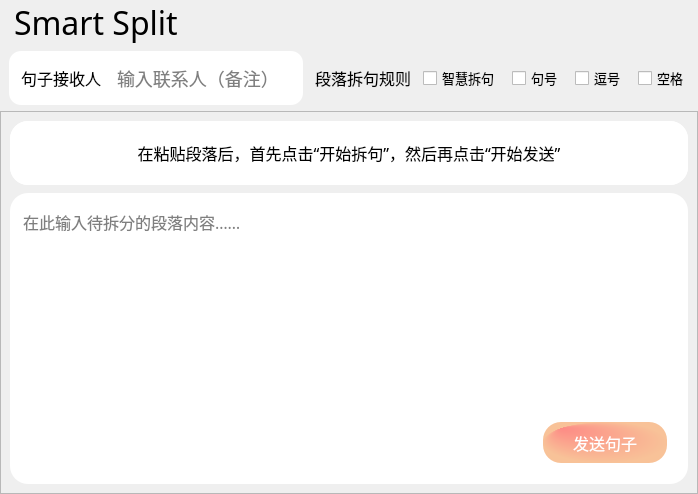
            <widget class="QWidget" name="page_2">
             <layout class="QHBoxLayout" name="horizontalLayout_211">
              <property name="spacing">
               <number>0</number>
              </property>
              <property name="leftMargin">
               <number>0</number>
              </property>
              <property name="topMargin">
               <number>0</number>
              </property>
              <property name="rightMargin">
               <number>0</number>
              </property>
              <property name="bottomMargin">
               <number>0</number>
              </property>
              <item>
               <widget class="QWidget" name="verticalWidget_3" native="true">
                <property name="sizePolicy">
                 <sizepolicy hsizetype="Expanding" vsizetype="Expanding">
                  <horstretch>0</horstretch>
                  <verstretch>0</verstretch>
                 </sizepolicy>
                </property>
                <layout class="QVBoxLayout" name="verticalLayout_12" stretch="0,0,0">
                 <property name="spacing">
                  <number>0</number>
                 </property>
                 <property name="leftMargin">
                  <number>0</number>
                 </property>
                 <property name="topMargin">
                  <number>0</number>
                 </property>
                 <property name="rightMargin">
                  <number>0</number>
                 </property>
                 <property name="bottomMargin">
                  <number>0</number>
                 </property>
                 <item>
                  <widget class="QLabel" name="Split_Title">
                   <property name="font">
                    <font>
                     <family>微软雅黑</family>
                     <pointsize>24</pointsize>
                     <weight>50</weight>
                     <bold>false</bold>
                    </font>
                   </property>
                   <property name="styleSheet">
                    <string notr="true">QLabel {
    color: rgb(0, 0, 0);
	padding-left:6px;
}</string>
                   </property>
                   <property name="text">
                    <string>Smart Split</string>
                   </property>
                  </widget>
                 </item>
                 <item>
                  <layout class="QHBoxLayout" name="horizontalLayout_18">
                   <property name="spacing">
                    <number>12</number>
                   </property>
                   <property name="leftMargin">
                    <number>9</number>
                   </property>
                   <property name="topMargin">
                    <number>6</number>
                   </property>
                   <property name="rightMargin">
                    <number>9</number>
                   </property>
                   <property name="bottomMargin">
                    <number>6</number>
                   </property>
                   <item>
                    <widget class="QFrame" name="frame_46">
                     <property name="sizePolicy">
                      <sizepolicy hsizetype="Preferred" vsizetype="Preferred">
                       <horstretch>0</horstretch>
                       <verstretch>0</verstretch>
                      </sizepolicy>
                     </property>
                     <property name="minimumSize">
                      <size>
                       <width>260</width>
                       <height>54</height>
                      </size>
                     </property>
                     <property name="maximumSize">
                      <size>
                       <width>16777215</width>
                       <height>16777215</height>
                      </size>
                     </property>
                     <property name="styleSheet">
                      <string notr="true">background-color: rgb(255, 255, 255);
border-radius:12px</string>
                     </property>
                     <property name="frameShape">
                      <enum>QFrame::StyledPanel</enum>
                     </property>
                     <property name="frameShadow">
                      <enum>QFrame::Raised</enum>
                     </property>
                     <layout class="QHBoxLayout" name="horizontalLayout_15">
                      <property name="spacing">
                       <number>12</number>
                      </property>
                      <property name="leftMargin">
                       <number>12</number>
                      </property>
                      <property name="topMargin">
                       <number>0</number>
                      </property>
                      <property name="rightMargin">
                       <number>12</number>
                      </property>
                      <property name="bottomMargin">
                       <number>0</number>
                      </property>
                      <item>
                       <widget class="QLabel" name="label_4">
                        <property name="font">
                         <font>
                          <family>微软雅黑</family>
                          <pointsize>12</pointsize>
                          <weight>50</weight>
                          <bold>false</bold>
                         </font>
                        </property>
                        <property name="styleSheet">
                         <string notr="true">QLabel {
    color: rgb(0, 0, 0);
}</string>
                        </property>
                        <property name="text">
                         <string>句子接收人</string>
                        </property>
                       </widget>
                      </item>
                      <item>
                       <widget class="QLineEdit" name="SplitReceiver_lineEdit">
                        <property name="minimumSize">
                         <size>
                          <width>0</width>
                          <height>32</height>
                         </size>
                        </property>
                        <property name="font">
                         <font>
                          <family>微软雅黑</family>
                          <pointsize>-1</pointsize>
                         </font>
                        </property>
                        <property name="styleSheet">
                         <string notr="true">QLineEdit {
    color: rgb(0, 0, 0);
    border: none;
    padding: 2px;
    font-size: 18px;
}

QLineEdit::placeholder {
    color: rgb(150, 150, 150);
}

QLineEdit:hover {
    border-color: rgb(35, 26, 132);
}</string>
                        </property>
                        <property name="placeholderText">
                         <string>输入联系人（备注）</string>
                        </property>
                       </widget>
                      </item>
                     </layout>
                    </widget>
                   </item>
                   <item>
                    <layout class="QHBoxLayout" name="horizontalLayout_16">
                     <property name="spacing">
                      <number>12</number>
                     </property>
                     <item>
                      <widget class="QLabel" name="label_10">
                       <property name="font">
                        <font>
                         <family>微软雅黑</family>
                         <pointsize>12</pointsize>
                         <weight>50</weight>
                         <bold>false</bold>
                        </font>
                       </property>
                       <property name="styleSheet">
                        <string notr="true">QLabel {
	background-color: transparent;
	color: rgb(0, 0, 0);
}</string>
                       </property>
                       <property name="text">
                        <string>段落拆句规则</string>
                       </property>
                      </widget>
                     </item>
                     <item>
                      <widget class="QCheckBox" name="checkBox_Ai">
                       <property name="font">
                        <font>
                         <family>微软雅黑</family>
                         <pointsize>10</pointsize>
                        </font>
                       </property>
                       <property name="styleSheet">
                        <string notr="true">QCheckBox {
    color: rgb(0, 0, 0);
}</string>
                       </property>
                       <property name="text">
                        <string>智慧拆句</string>
                       </property>
                       <property name="icon">
                        <iconset>
                         <normaloff>resources/img/page2/page2_智慧拆句.svg</normaloff>resources/img/page2/page2_智慧拆句.svg</iconset>
                       </property>
                      </widget>
                     </item>
                     <item>
                      <widget class="QCheckBox" name="checkBox_period">
                       <property name="font">
                        <font>
                         <family>微软雅黑</family>
                         <pointsize>10</pointsize>
                        </font>
                       </property>
                       <property name="styleSheet">
                        <string notr="true">QCheckBox {
    color: rgb(0, 0, 0);
}</string>
                       </property>
                       <property name="text">
                        <string>句号</string>
                       </property>
                      </widget>
                     </item>
                     <item>
                      <widget class="QCheckBox" name="checkBox_comma">
                       <property name="font">
                        <font>
                         <family>微软雅黑</family>
                         <pointsize>10</pointsize>
                        </font>
                       </property>
                       <property name="styleSheet">
                        <string notr="true">QCheckBox {
    color: rgb(0, 0, 0);
}</string>
                       </property>
                       <property name="text">
                        <string>逗号</string>
                       </property>
                      </widget>
                     </item>
                     <item>
                      <widget class="QCheckBox" name="checkBox_Space">
                       <property name="font">
                        <font>
                         <family>微软雅黑</family>
                         <pointsize>10</pointsize>
                        </font>
                       </property>
                       <property name="styleSheet">
                        <string notr="true">QCheckBox {
    color: rgb(0, 0, 0);
}</string>
                       </property>
                       <property name="text">
                        <string>空格</string>
                       </property>
                      </widget>
                     </item>
                    </layout>
                   </item>
                  </layout>
                 </item>
                 <item>
                  <layout class="QHBoxLayout" name="horizontalLayout_97" stretch="1">
                   <property name="spacing">
                    <number>0</number>
                   </property>
                   <item>
                    <widget class="QFrame" name="frame_47">
                     <property name="styleSheet">
                      <string notr="true"/>
                     </property>
                     <property name="frameShape">
                      <enum>QFrame::StyledPanel</enum>
                     </property>
                     <property name="frameShadow">
                      <enum>QFrame::Raised</enum>
                     </property>
                     <layout class="QVBoxLayout" name="verticalLayout_94" stretch="1,9">
                      <property name="spacing">
                       <number>8</number>
                      </property>
                      <item>
                       <widget class="QWidget" name="widget_87" native="true">
                        <property name="minimumSize">
                         <size>
                          <width>361</width>
                          <height>64</height>
                         </size>
                        </property>
                        <property name="maximumSize">
                         <size>
                          <width>176666</width>
                          <height>17666</height>
                         </size>
                        </property>
                        <property name="styleSheet">
                         <string notr="true">background-color: rgb(255, 255, 255);
border-radius:18px</string>
                        </property>
                        <layout class="QHBoxLayout" name="horizontalLayout_110">
                         <property name="spacing">
                          <number>0</number>
                         </property>
                         <property name="leftMargin">
                          <number>0</number>
                         </property>
                         <property name="topMargin">
                          <number>0</number>
                         </property>
                         <property name="rightMargin">
                          <number>0</number>
                         </property>
                         <property name="bottomMargin">
                          <number>0</number>
                         </property>
                         <item>
                          <layout class="QVBoxLayout" name="verticalLayout_95">
                           <property name="spacing">
                            <number>0</number>
                           </property>
                           <item>
                            <widget class="QLabel" name="label_145">
                             <property name="font">
                              <font>
                               <family>微软雅黑</family>
                               <pointsize>12</pointsize>
                               <weight>50</weight>
                               <bold>false</bold>
                              </font>
                             </property>
                             <property name="styleSheet">
                              <string notr="true">QLabel {
    color: rgb(0, 0, 0);
}</string>
                             </property>
                             <property name="text">
                              <string>在粘贴段落后，首先点击“开始拆句”，然后再点击“开始发送”</string>
                             </property>
                             <property name="alignment">
                              <set>Qt::AlignCenter</set>
                             </property>
                            </widget>
                           </item>
                          </layout>
                         </item>
                        </layout>
                       </widget>
                      </item>
                      <item>
                       <widget class="QFrame" name="frame_48">
                        <property name="styleSheet">
                         <string notr="true">QFrame{
	background-color: rgb(255, 255, 255);
border:0px solid red;
border-radius:18px
}</string>
                        </property>
                        <property name="frameShape">
                         <enum>QFrame::StyledPanel</enum>
                        </property>
                        <property name="frameShadow">
                         <enum>QFrame::Raised</enum>
                        </property>
                        <layout class="QVBoxLayout" name="verticalLayout_96" stretch="1,0">
                         <property name="spacing">
                          <number>12</number>
                         </property>
                         <item>
                          <widget class="QFrame" name="frame_49">
                           <property name="styleSheet">
                            <string notr="true"/>
                           </property>
                           <property name="frameShape">
                            <enum>QFrame::StyledPanel</enum>
                           </property>
                           <property name="frameShadow">
                            <enum>QFrame::Raised</enum>
                           </property>
                           <layout class="QVBoxLayout" name="verticalLayout_97">
                            <property name="spacing">
                             <number>0</number>
                            </property>
                            <property name="leftMargin">
                             <number>0</number>
                            </property>
                            <property name="topMargin">
                             <number>4</number>
                            </property>
                            <property name="rightMargin">
                             <number>0</number>
                            </property>
                            <property name="bottomMargin">
                             <number>0</number>
                            </property>
                            <item>
                             <widget class="QTextEdit" name="textEdit_2">
                              <property name="font">
                               <font>
                                <family>微软雅黑</family>
                                <pointsize>12</pointsize>
                               </font>
                              </property>
                              <property name="styleSheet">
                               <string notr="true">* {
	color: rgb(0, 0, 0);
}
QTextEdit QScrollBar:vertical {
    width: 8px;
    background: transparent;
}

QTextEdit QScrollBar::handle:vertical {
    background: rgba(125, 125, 125, 20%);
    border-radius: 4px;
    min-height: 20px;
}

QTextEdit QScrollBar::handle:vertical:hover {
    background: rgba(125, 125, 125, 70%);
}

QTextEdit QScrollBar::add-line:vertical, 
QTextEdit QScrollBar::sub-line:vertical {
    height: 0px;
    width: 0px;
    background: transparent;
}

QTextEdit QScrollBar::add-page:vertical, 
QTextEdit QScrollBar::sub-page:vertical {
    background: transparent;
    border-radius: 4px;
}</string>
                              </property>
                              <property name="placeholderText">
                               <string notr="true">在此输入待拆分的段落内容……</string>
                              </property>
                             </widget>
                            </item>
                           </layout>
                          </widget>
                         </item>
                         <item>
                          <widget class="QFrame" name="frame_58">
                           <property name="frameShape">
                            <enum>QFrame::StyledPanel</enum>
                           </property>
                           <property name="frameShadow">
                            <enum>QFrame::Raised</enum>
                           </property>
                           <layout class="QHBoxLayout" name="horizontalLayout_122">
                            <item>
                             <widget class="QPushButton" name="pushButton_split">
                              <property name="minimumSize">
                               <size>
                                <width>130</width>
                                <height>47</height>
                               </size>
                              </property>
                              <property name="font">
                               <font>
                                <family>微软雅黑</family>
                                <pointsize>-1</pointsize>
                               </font>
                              </property>
                              <property name="focusPolicy">
                               <enum>Qt::NoFocus</enum>
                              </property>
                              <property name="styleSheet">
                               <string notr="true">QPushButton {  
    margin: 3px;
    color: white;
    background-color: qradialgradient(  
        cx: 0.5, cy: 0.5, radius: 0.5,  
        fx: 0.1, fy: 0.1,  
        stop: 0 rgb(100, 80, 200),  
        stop: 1 rgb(162, 129, 247)  
    );  
    border-radius: 18px;
    padding: 8px 16px;
    box-shadow: 0 4px 8px rgba(0, 0, 0, 0.1);
    font-size: 16px;
}

QPushButton:hover {  
    background-color: qradialgradient(  
        cx: 0.5, cy: 0.5, radius: 0.5,  
        fx: 0.1, fy: 0.1,  
        stop: 0 rgb(120, 96, 224),  
        stop: 1 rgb(184, 153, 255)  
    );  
    box-shadow: 0 4px 12px rgba(0, 0, 0, 0.2);
}

QPushButton:pressed {  
    background-color: qradialgradient(  
        cx: 0.5, cy: 0.5, radius: 0.5,  
        fx: 0.1, fy: 0.1,  
        stop: 0 rgb(80, 64, 176),  
        stop: 1 rgb(144, 117, 223)  
    );  
    box-shadow: inset 0 4px 8px rgba(0, 0, 0, 0.1);
}</string>
                              </property>
                              <property name="text">
                               <string>开始拆句</string>
                              </property>
                             </widget>
                            </item>
                            <item>
                             <spacer name="horizontalSpacer_5">
                              <property name="orientation">
                               <enum>Qt::Horizontal</enum>
                              </property>
                              <property name="sizeHint" stdset="0">
                               <size>
                                <width>34</width>
                                <height>20</height>
                               </size>
                              </property>
                             </spacer>
                            </item>
                            <item>
                             <widget class="QPushButton" name="pushButton_startSplit">
                              <property name="sizePolicy">
                               <sizepolicy hsizetype="Preferred" vsizetype="Preferred">
                                <horstretch>0</horstretch>
                                <verstretch>0</verstretch>
                               </sizepolicy>
                              </property>
                              <property name="minimumSize">
                               <size>
                                <width>130</width>
                                <height>47</height>
                               </size>
                              </property>
                              <property name="font">
                               <font>
                                <family>微软雅黑</family>
                                <pointsize>-1</pointsize>
                               </font>
                              </property>
                              <property name="focusPolicy">
                               <enum>Qt::NoFocus</enum>
                              </property>
                              <property name="styleSheet">
                               <string notr="true">QPushButton {  
    margin: 3px;
    color: white;
    background-color: qradialgradient(cx:0.5, cy:0.5, radius:0.5, fx:0.1, fy:0.1, stop:0 rgb(253, 139, 133), stop:1 rgb(248, 194, 152));
    border-radius: 18px;
    padding: 8px 16px;
    box-shadow: 0 4px 8px rgba(0, 0, 0, 0.1);
    font-size: 16px;
}

QPushButton:hover {  
    background-color: qradialgradient(cx:0.5, cy:0.5, radius:0.5, fx:0.1, fy:0.1, stop:0 rgb(255, 149, 143), stop:1 rgb(253, 204, 162));
    box-shadow: 0 4px 12px rgba(0, 0, 0, 0.2);
}

QPushButton:pressed {  
    background-color: qradialgradient(cx:0.5, cy:0.5, radius:0.5, fx:0.1, fy:0.1, stop:0 rgb(251, 134, 128), stop:1 rgb(245, 184, 147));
    box-shadow: inset 0 4px 8px rgba(0, 0, 0, 0.1);
}</string>
                              </property>
                              <property name="text">
                               <string>发送句子</string>
                              </property>
                             </widget>
                            </item>
                           </layout>
                          </widget>
                         </item>
                        </layout>
                       </widget>
                      </item>
                     </layout>
                    </widget>
                   </item>
                  </layout>
                 </item>
                </layout>
               </widget>
              </item>
             </layout>
            </widget>
